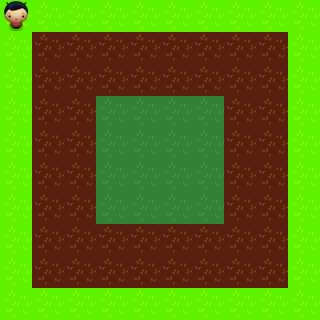

The image is a tile-based game level rendered from a .tmx file. Its description and source (layers, tilesets, objects; grid data summarised) follow:
An orthogonal 10x10 tile map with 32x32 px tiles, 2 tile layers (Tile Layer 1, Tile Layer 2) and 1 object.

<map version="1.0" orientation="orthogonal" width="10" height="10" tilewidth="32" tileheight="32">
 <tileset firstgid="1" name="sprites" tilewidth="32" tileheight="32">
  <image source="sprites.png" width="160" height="160" />
  <tile id="0">
   <properties>
    <property name="instanceName" value="grass1" />
   </properties>
  </tile>
  <tile id="1">
   <properties>
    <property name="instanceName" value="grass2" />
   </properties>
  </tile>
  <tile id="2">
   <properties>
    <property name="instanceName" value="grass3" />
   </properties>
  </tile>
  <tile id="3">
   <properties>
    <property name="instanceName" value="playa" />
   </properties>
  </tile>
 </tileset>
 <layer name="Tile Layer 1" width="10" height="10">
  <data>[100 cells, 100 non-empty, 3 distinct tile ids]</data>
 </layer>
 <layer name="Tile Layer 2" width="10" height="10">
  <data>[100 cells, 1 non-empty, 1 distinct tile ids]</data>
 </layer>
 <objectgroup name="Object Layer 1" width="10" height="10">
  <object x="13" y="44" />
 </objectgroup>
</map>
